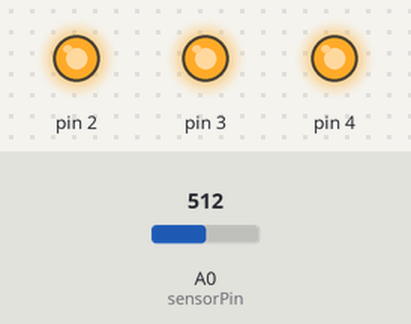
A sketch run on a simulated Arduino Uno, built with avr-gcc and run on an emulated ATmega328P. On the bench: output pins drawn as LEDs (lit = HIGH). Inputs (shaded band) come from the test bench; at power-on: A0 (sensorPin) = 512. What the sketch prints to the serial monitor is not drawn.

Above: at 2.3 s.
2.4 s: A0 (sensorPin) set to 185
4.5 s: A0 (sensorPin) set to 167
At 5.9 s:
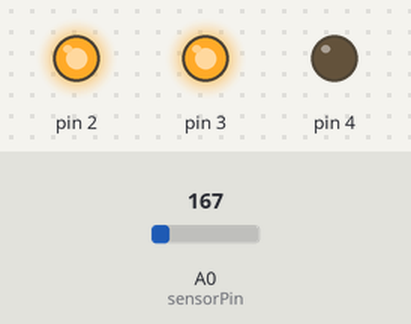
6.6 s: A0 (sensorPin) set to 122
At 8.3 s:
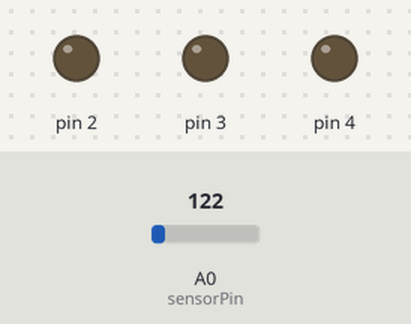
9.0 s: A0 (sensorPin) set to 306
At 9.5 s:
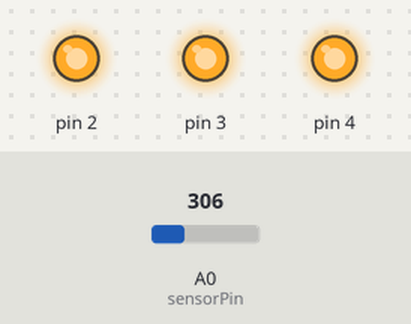
11.1 s: A0 (sensorPin) set to 0
At 13.1 s:
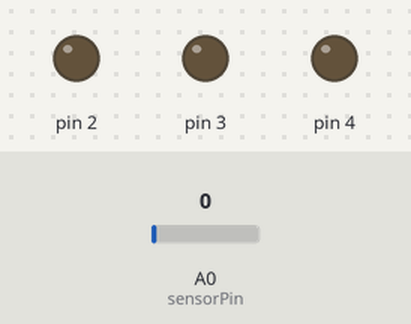
Timing chart, 0 to 14.5 s (numbered marks = the images above; inputs shaded):
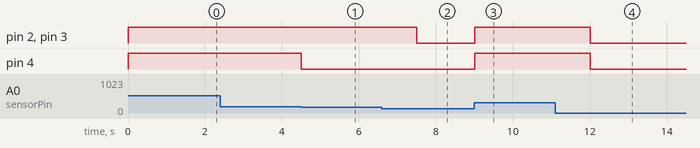

Measured:
- the behaviour switches between 168 and 167 on A0 (sensorPin) (found by bisection; images 0 and 1)
- after the input at 2.4 s, every drawn part: stays the same
- after the input at 4.5 s, pin 4: HIGH → LOW at once
- after the input at 6.6 s, pin 2, pin 3: HIGH → LOW after 0.91 s
- after the input at 9.0 s, pin 2–4: LOW → HIGH at once
- after the input at 11.1 s, pin 2–4: HIGH → LOW after 0.91 s

The sketch:

proyecto2_TMP_sensor.ino
```cpp
const int sensorPin = A0;
const float baselineTemp = 26.0; //controlar la temperatura ambiente

void setup() {
  Serial.begin(9600); //abrir puerto en serie

  for(int pinNumber = 2; pinNumber<5; pinNumber++){
    pinMode(pinNumber,OUTPUT);
    digitalWrite(pinNumber, LOW);
  }
}//setup

void loop() {
  //imprimir el valor del sensor en el puerto serie
 int sensorVal = analogRead(sensorPin);
 Serial.print("Sensor value: ");
 Serial.print(sensorVal);

 //Convertir la lectura del sensor a voltaje
 //el sensor envía entre 0 - 1023 equivalente a 0 - 5 V
 float voltage = (sensorVal/1024.0) * 5.0;

 //Imprimir valores de voltaje calculados
 Serial.print(" , Volts: ");
 Serial.print(voltage);

 Serial.print(" , degrees C: ");
 //Convertir de voltaje a grados centígrados (ver datos del componente)
 float temperature = (voltage - .5) * 100;
 Serial.print(temperature);

 if(temperature < baselineTemp){
  digitalWrite(2, LOW);
  digitalWrite(3, LOW);
  digitalWrite(4, LOW);
 }else if(temperature >= baselineTemp+2 && temperature < baselineTemp+4){
  digitalWrite(2, HIGH);
  digitalWrite(3, LOW);
  digitalWrite(4, LOW);
 }else if(temperature >= baselineTemp+4 && temperature < baselineTemp+6){
  digitalWrite(2, HIGH);
  digitalWrite(3, HIGH);
  digitalWrite(4, LOW);
 }else if(temperature >= baselineTemp+6){
  digitalWrite(2, HIGH);
  digitalWrite(3, HIGH);
  digitalWrite(4, HIGH);
 }

 delay(1500);

}//loop
```
